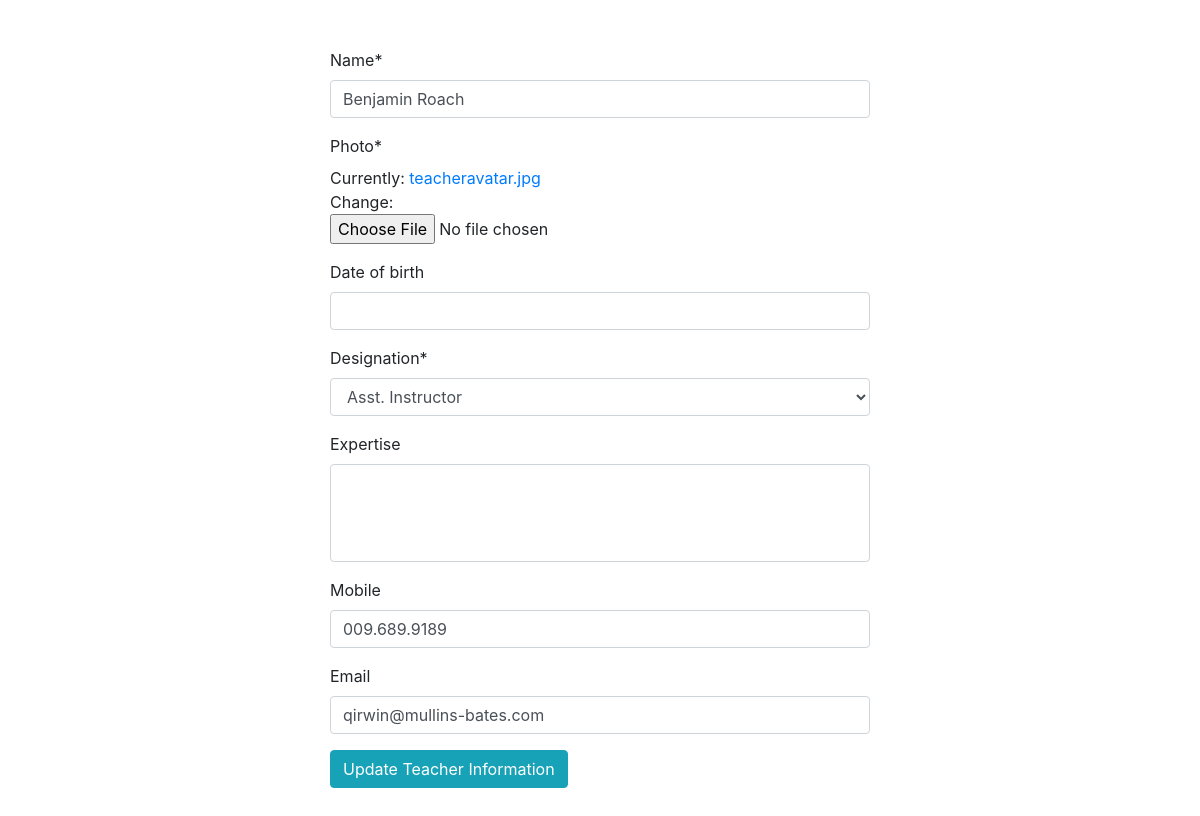
Page /teachers/1/update/ (signed in) on the committed database.
### teachers/models.py (models this page shows, shortened)
class Teacher(models.Model):
    name = models.CharField(max_length=150)
    photo = models.ImageField(upload_to='teachers',
                              default='teacheravatar.jpg')
    date_of_birth = models.DateField(blank=True, null=True)
    designation = models.ForeignKey(Designation, on_delete=models.CASCADE)
    expertise = models.ManyToManyField(
        to=Topic, blank=True, related_name='expert_in')
    mobile = models.CharField(max_length=11, blank=True, null=True)
    email = models.CharField(max_length=255, blank=True, null=True)
    joining_date = models.DateField(auto_now=True)
    class Meta:
        ordering = ['joining_date', 'name']

### teachers/views.py (the view, shortened to what this page needs)
# urls.py: path('<int:pk>/update/', views.teacher_update_view.as_view(),
class teacher_update_view(LoginRequiredMixin, UpdateView):
    model = Teacher
    fields = '__all__'
    template_name = 'teachers/update_teacher.html'

### teachers/models.py (called while the page is built)
    def __str__(self):
        return str(self.title)

### templates/teachers/update_teacher.html (shortened to what this page needs)
{% extends 'layout.html' %}
{% load crispy_forms_tags %}
{% block content %}
<section id="update-teacher">
  <div id="update-teacher-inner">
    <div class="container">
      <div class="row justify-content-center">
        <div class="col-6 py-5">
          <div id="teacher-update-form">
            <form action="." method="post">
              {{ form|crispy }}
              <input class="btn btn-info" type="submit" value="Update Teacher Information">
            </form>
          </div>
        </div>
      </div>
    </div>
  </div>
</section>
{% endblock %}

### static/css/main.css (style rules this page uses)
a { text-decoration: none !important; }

### rows in the picture
Teacher: name "Benjamin Roach", designation "Asst. Instructor", mobile "009.689.9189", email "qirwin@mullins-bates.com"
